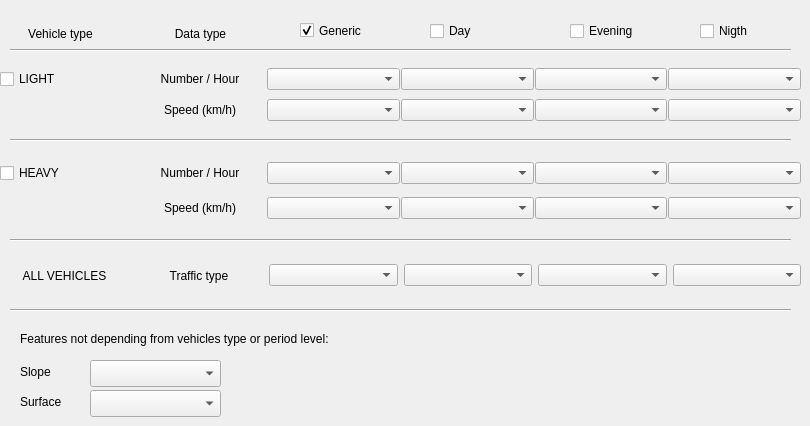
     <widget class="QWidget" name="road_NMPB_page">
      <widget class="QCheckBox" name="NMPB_L_gen_checkBox">
       <property name="geometry">
        <rect>
         <x>300</x>
         <y>20</y>
         <width>91</width>
         <height>21</height>
        </rect>
       </property>
       <property name="text">
        <string>Generic</string>
       </property>
       <property name="checked">
        <bool>true</bool>
       </property>
      </widget>
      <widget class="QCheckBox" name="NMPB_L_nig_checkBox">
       <property name="geometry">
        <rect>
         <x>700</x>
         <y>20</y>
         <width>81</width>
         <height>22</height>
        </rect>
       </property>
       <property name="text">
        <string>Nigth</string>
       </property>
       <property name="checked">
        <bool>false</bool>
       </property>
      </widget>
      <widget class="Line" name="line_2">
       <property name="windowModality">
        <enum>Qt::NonModal</enum>
       </property>
       <property name="geometry">
        <rect>
         <x>10</x>
         <y>40</y>
         <width>781</width>
         <height>20</height>
        </rect>
       </property>
       <property name="orientation">
        <enum>Qt::Horizontal</enum>
       </property>
      </widget>
      <widget class="QCheckBox" name="NMPB_L_eve_checkBox">
       <property name="geometry">
        <rect>
         <x>570</x>
         <y>20</y>
         <width>81</width>
         <height>22</height>
        </rect>
       </property>
       <property name="text">
        <string>Evening</string>
       </property>
       <property name="checked">
        <bool>false</bool>
       </property>
      </widget>
      <widget class="QCheckBox" name="NMPB_L_day_checkBox">
       <property name="geometry">
        <rect>
         <x>430</x>
         <y>20</y>
         <width>81</width>
         <height>22</height>
        </rect>
       </property>
       <property name="text">
        <string>Day</string>
       </property>
       <property name="checked">
        <bool>false</bool>
       </property>
      </widget>
      <widget class="QLabel" name="implementation_label_19">
       <property name="geometry">
        <rect>
         <x>150</x>
         <y>26</y>
         <width>101</width>
         <height>16</height>
        </rect>
       </property>
       <property name="sizePolicy">
        <sizepolicy hsizetype="Fixed" vsizetype="Fixed">
         <horstretch>0</horstretch>
         <verstretch>0</verstretch>
        </sizepolicy>
       </property>
       <property name="text">
        <string>Data type</string>
       </property>
       <property name="alignment">
        <set>Qt::AlignCenter</set>
       </property>
      </widget>
      <widget class="Line" name="line_8">
       <property name="windowModality">
        <enum>Qt::NonModal</enum>
       </property>
       <property name="geometry">
        <rect>
         <x>10</x>
         <y>130</y>
         <width>781</width>
         <height>20</height>
        </rect>
       </property>
       <property name="orientation">
        <enum>Qt::Horizontal</enum>
       </property>
      </widget>
      <widget class="QWidget" name="verticalLayoutWidget_5">
       <property name="geometry">
        <rect>
         <x>0</x>
         <y>60</y>
         <width>801</width>
         <height>71</height>
        </rect>
       </property>
       <layout class="QVBoxLayout" name="verticalLayout_2">
        <property name="spacing">
         <number>1</number>
        </property>
        <item>
         <layout class="QHBoxLayout" name="horizontalLayout_3">
          <item>
           <widget class="QCheckBox" name="NMPB_l_checkBox">
            <property name="layoutDirection">
             <enum>Qt::LeftToRight</enum>
            </property>
            <property name="autoFillBackground">
             <bool>false</bool>
            </property>
            <property name="text">
             <string>LIGHT</string>
            </property>
           </widget>
          </item>
          <item>
           <widget class="QLabel" name="NMPB_l_n_label">
            <property name="maximumSize">
             <size>
              <width>16777215</width>
              <height>27</height>
             </size>
            </property>
            <property name="text">
             <string>Number / Hour</string>
            </property>
            <property name="alignment">
             <set>Qt::AlignCenter</set>
            </property>
           </widget>
          </item>
          <item>
           <widget class="QgsFieldComboBox" name="NMPB_L_gen_l_n_comboBox"/>
          </item>
          <item>
           <widget class="QgsFieldComboBox" name="NMPB_L_day_l_n_comboBox"/>
          </item>
          <item>
           <widget class="QgsFieldComboBox" name="NMPB_L_eve_l_n_comboBox"/>
          </item>
          <item>
           <widget class="QgsFieldComboBox" name="NMPB_L_nig_l_n_comboBox"/>
          </item>
         </layout>
        </item>
        <item>
         <layout class="QHBoxLayout" name="horizontalLayout_5">
          <item>
           <widget class="QLabel" name="implementation_label_6">
            <property name="maximumSize">
             <size>
              <width>16777215</width>
              <height>27</height>
             </size>
            </property>
            <property name="text">
             <string/>
            </property>
            <property name="alignment">
             <set>Qt::AlignRight|Qt::AlignTop|Qt::AlignTrailing</set>
            </property>
           </widget>
          </item>
          <item>
           <widget class="QLabel" name="n_l_label_11">
            <property name="maximumSize">
             <size>
              <width>16777215</width>
              <height>27</height>
             </size>
            </property>
            <property name="text">
             <string>Speed (km/h)</string>
            </property>
            <property name="alignment">
             <set>Qt::AlignCenter</set>
            </property>
           </widget>
          </item>
          <item>
           <widget class="QgsFieldComboBox" name="NMPB_L_gen_l_s_comboBox"/>
          </item>
          <item>
           <widget class="QgsFieldComboBox" name="NMPB_L_day_l_s_comboBox"/>
          </item>
          <item>
           <widget class="QgsFieldComboBox" name="NMPB_L_eve_l_s_comboBox"/>
          </item>
          <item>
           <widget class="QgsFieldComboBox" name="NMPB_L_nig_l_s_comboBox"/>
          </item>
         </layout>
        </item>
       </layout>
      </widget>
      <widget class="QWidget" name="verticalLayoutWidget_6">
       <property name="geometry">
        <rect>
         <x>0</x>
         <y>150</y>
         <width>801</width>
         <height>81</height>
        </rect>
       </property>
       <layout class="QVBoxLayout" name="verticalLayout_3">
        <property name="spacing">
         <number>1</number>
        </property>
        <item>
         <layout class="QHBoxLayout" name="horizontalLayout_6">
          <item>
           <widget class="QCheckBox" name="NMPB_h_checkBox">
            <property name="enabled">
             <bool>true</bool>
            </property>
            <property name="layoutDirection">
             <enum>Qt::LeftToRight</enum>
            </property>
            <property name="autoFillBackground">
             <bool>false</bool>
            </property>
            <property name="text">
             <string>HEAVY</string>
            </property>
           </widget>
          </item>
          <item>
           <widget class="QLabel" name="n_l_label_12">
            <property name="enabled">
             <bool>true</bool>
            </property>
            <property name="maximumSize">
             <size>
              <width>16777215</width>
              <height>27</height>
             </size>
            </property>
            <property name="text">
             <string>Number / Hour</string>
            </property>
            <property name="alignment">
             <set>Qt::AlignCenter</set>
            </property>
           </widget>
          </item>
          <item>
           <widget class="QgsFieldComboBox" name="NMPB_L_gen_h_n_comboBox"/>
          </item>
          <item>
           <widget class="QgsFieldComboBox" name="NMPB_L_day_h_n_comboBox"/>
          </item>
          <item>
           <widget class="QgsFieldComboBox" name="NMPB_L_eve_h_n_comboBox"/>
          </item>
          <item>
           <widget class="QgsFieldComboBox" name="NMPB_L_nig_h_n_comboBox"/>
          </item>
         </layout>
        </item>
        <item>
         <layout class="QHBoxLayout" name="horizontalLayout_7">
          <item>
           <widget class="QLabel" name="implementation_label_8">
            <property name="maximumSize">
             <size>
              <width>16777215</width>
              <height>27</height>
             </size>
            </property>
            <property name="text">
             <string/>
            </property>
            <property name="alignment">
             <set>Qt::AlignRight|Qt::AlignTop|Qt::AlignTrailing</set>
            </property>
           </widget>
          </item>
          <item>
           <widget class="QLabel" name="n_l_label_13">
            <property name="maximumSize">
             <size>
              <width>16777215</width>
              <height>27</height>
             </size>
            </property>
            <property name="text">
             <string>Speed (km/h)</string>
            </property>
            <property name="alignment">
             <set>Qt::AlignCenter</set>
            </property>
           </widget>
          </item>
          <item>
           <widget class="QgsFieldComboBox" name="NMPB_L_gen_h_s_comboBox"/>
          </item>
          <item>
           <widget class="QgsFieldComboBox" name="NMPB_L_day_h_s_comboBox"/>
          </item>
          <item>
           <widget class="QgsFieldComboBox" name="NMPB_L_eve_h_s_comboBox"/>
          </item>
          <item>
           <widget class="QgsFieldComboBox" name="NMPB_L_nig_h_s_comboBox"/>
          </item>
         </layout>
        </item>
       </layout>
      </widget>
      <widget class="QLabel" name="implementation_label_21">
       <property name="geometry">
        <rect>
         <x>0</x>
         <y>26</y>
         <width>121</width>
         <height>16</height>
        </rect>
       </property>
       <property name="sizePolicy">
        <sizepolicy hsizetype="Fixed" vsizetype="Fixed">
         <horstretch>0</horstretch>
         <verstretch>0</verstretch>
        </sizepolicy>
       </property>
       <property name="text">
        <string>Vehicle type</string>
       </property>
       <property name="alignment">
        <set>Qt::AlignCenter</set>
       </property>
      </widget>
      <widget class="Line" name="line_9">
       <property name="windowModality">
        <enum>Qt::NonModal</enum>
       </property>
       <property name="geometry">
        <rect>
         <x>10</x>
         <y>230</y>
         <width>781</width>
         <height>20</height>
        </rect>
       </property>
       <property name="orientation">
        <enum>Qt::Horizontal</enum>
       </property>
      </widget>
      <widget class="QWidget" name="layoutWidget_3">
       <property name="geometry">
        <rect>
         <x>0</x>
         <y>250</y>
         <width>801</width>
         <height>51</height>
        </rect>
       </property>
       <layout class="QHBoxLayout" name="horizontalLayout_11">
        <item>
         <widget class="QLabel" name="implementation_label_25">
          <property name="maximumSize">
           <size>
            <width>16777215</width>
            <height>27</height>
           </size>
          </property>
          <property name="text">
           <string>ALL VEHICLES</string>
          </property>
          <property name="alignment">
           <set>Qt::AlignCenter</set>
          </property>
         </widget>
        </item>
        <item>
         <widget class="QLabel" name="type_label">
          <property name="maximumSize">
           <size>
            <width>16777215</width>
            <height>27</height>
           </size>
          </property>
          <property name="text">
           <string>Traffic type</string>
          </property>
          <property name="alignment">
           <set>Qt::AlignCenter</set>
          </property>
         </widget>
        </item>
        <item>
         <widget class="QgsFieldComboBox" name="NMPB_L_gen_type_comboBox"/>
        </item>
        <item>
         <widget class="QgsFieldComboBox" name="NMPB_L_day_type_comboBox"/>
        </item>
        <item>
         <widget class="QgsFieldComboBox" name="NMPB_L_eve_type_comboBox"/>
        </item>
        <item>
         <widget class="QgsFieldComboBox" name="NMPB_L_nig_type_comboBox"/>
        </item>
       </layout>
      </widget>
      <widget class="Line" name="line_12">
       <property name="windowModality">
        <enum>Qt::NonModal</enum>
       </property>
       <property name="geometry">
        <rect>
         <x>10</x>
         <y>300</y>
         <width>781</width>
         <height>20</height>
        </rect>
       </property>
       <property name="orientation">
        <enum>Qt::Horizontal</enum>
       </property>
      </widget>
      <widget class="QLabel" name="slope_label_4">
       <property name="geometry">
        <rect>
         <x>20</x>
         <y>362</y>
         <width>81</width>
         <height>20</height>
        </rect>
       </property>
       <property name="sizePolicy">
        <sizepolicy hsizetype="Fixed" vsizetype="Fixed">
         <horstretch>0</horstretch>
         <verstretch>0</verstretch>
        </sizepolicy>
       </property>
       <property name="text">
        <string>Slope</string>
       </property>
       <property name="alignment">
        <set>Qt::AlignLeading|Qt::AlignLeft|Qt::AlignVCenter</set>
       </property>
      </widget>
      <widget class="QLabel" name="surface_label_4">
       <property name="geometry">
        <rect>
         <x>20</x>
         <y>392</y>
         <width>71</width>
         <height>20</height>
        </rect>
       </property>
       <property name="sizePolicy">
        <sizepolicy hsizetype="Fixed" vsizetype="Fixed">
         <horstretch>0</horstretch>
         <verstretch>0</verstretch>
        </sizepolicy>
       </property>
       <property name="text">
        <string>Surface</string>
       </property>
       <property name="alignment">
        <set>Qt::AlignLeading|Qt::AlignLeft|Qt::AlignVCenter</set>
       </property>
      </widget>
      <widget class="QLabel" name="implementation_label_27">
       <property name="geometry">
        <rect>
         <x>20</x>
         <y>325</y>
         <width>771</width>
         <height>27</height>
        </rect>
       </property>
       <property name="maximumSize">
        <size>
         <width>16777215</width>
         <height>27</height>
        </size>
       </property>
       <property name="text">
        <string>Features not depending from vehicles type or period level:</string>
       </property>
       <property name="alignment">
        <set>Qt::AlignLeading|Qt::AlignLeft|Qt::AlignVCenter</set>
       </property>
      </widget>
      <widget class="QgsFieldComboBox" name="NMPB_surface_comboBox">
       <property name="geometry">
        <rect>
         <x>90</x>
         <y>390</y>
         <width>131</width>
         <height>27</height>
        </rect>
       </property>
      </widget>
      <widget class="QgsFieldComboBox" name="NMPB_slope_comboBox">
       <property name="geometry">
        <rect>
         <x>90</x>
         <y>360</y>
         <width>131</width>
         <height>27</height>
        </rect>
       </property>
      </widget>
     </widget>
